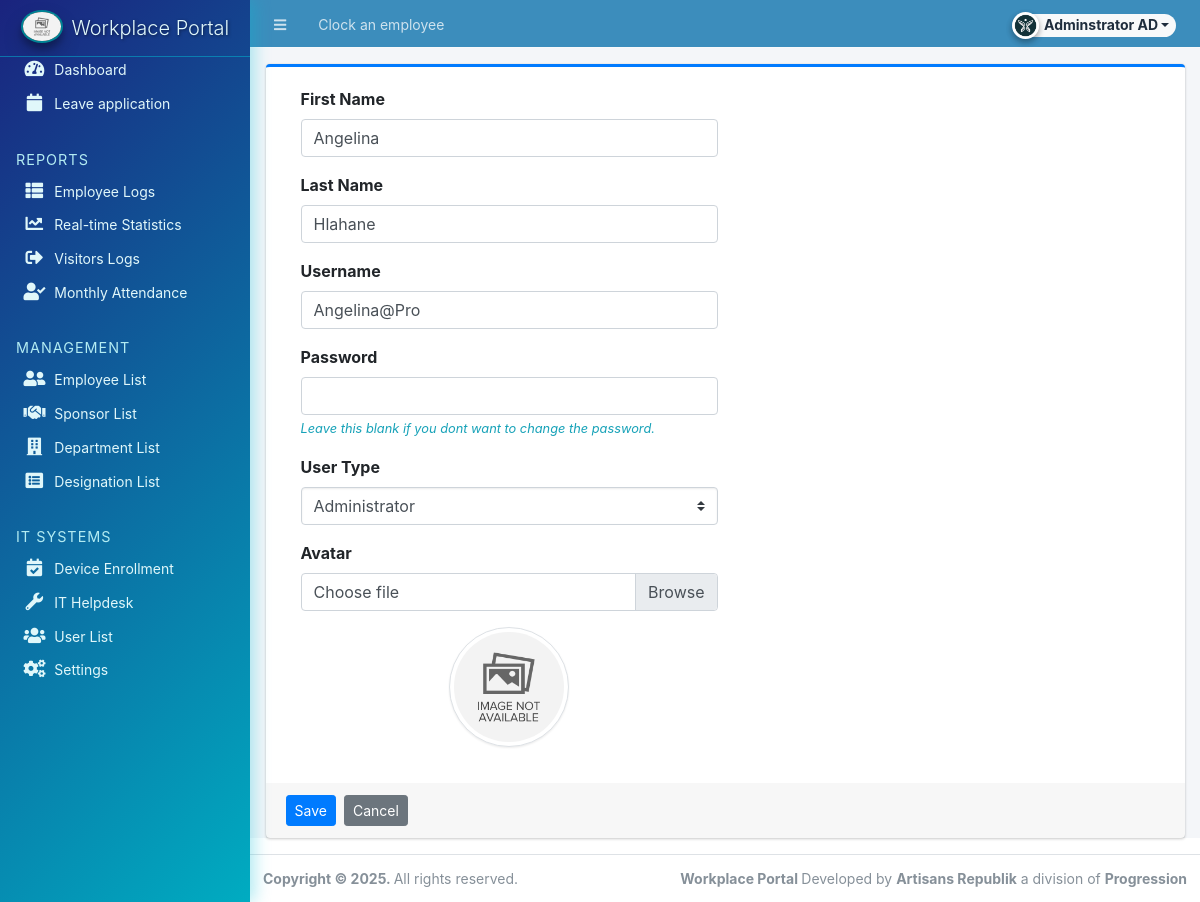
Page /admin/?page=user/manage_user&id=25 (signed in) on the committed database.
### tables this page shows
CREATE TABLE `users` (
  `id` int(50) NOT NULL,
  `firstname` varchar(250) NOT NULL,
  `middlename` text DEFAULT NULL,
  `lastname` varchar(250) NOT NULL,
  `username` text NOT NULL,
  `password` text NOT NULL,
  `avatar` text DEFAULT NULL,
  `last_login` datetime DEFAULT NULL,
  `type` tinyint(1) NOT NULL DEFAULT 0,
  `date_added` datetime NOT NULL DEFAULT current_timestamp(),
  `date_updated` datetime DEFAULT NULL ON UPDATE current_timestamp()
);

### config.php (called while the page is built, shortened)
<?php
function validate_image($file){
    if(!empty($file)){
        $ex = explode('?',$file);
        $file = $ex[0];
        $param =  isset($ex[1]) ? '?'.$ex[1]  : '';
        if(is_file(base_app.$file)){
            return base_url.$file.$param;
        }else{
            return base_url.'dist/img/no-image-available.png';
        }
    }else{
        return base_url.'dist/img/no-image-available.png';
    }
}
?>

### admin/user/manage_user.php (the view, shortened to what this page needs)
<?php
if(isset($_GET['id']) && $_GET['id'] > 0){
    $user = $conn->query("SELECT * FROM users where id ='{$_GET['id']}'");
    foreach($user->fetch_array() as $k =>$v){
        $meta[$k] = $v;
    }
}
?>
<div class="card card-outline card-primary">
	<div class="card-body">
		<div class="container-fluid">
			<form action="" id="manage-user">
				<div class="form-group col-6">
					<label for="name">First Name</label>
					<input type="text" name="firstname" id="firstname" class="form-control" value="<?php echo isset($meta['firstname']) ? $meta['firstname']: '' ?>" required>
				</div>
				<div class="form-group col-6">
					<label for="name">Last Name</label>
					<input type="text" name="lastname" id="lastname" class="form-control" value="<?php echo isset($meta['lastname']) ? $meta['lastname']: '' ?>" required>
				</div>
				<div class="form-group col-6">
					<label for="username">Username</label>
					<input type="text" name="username" id="username" class="form-control" value="<?php echo isset($meta['username']) ? $meta['username']: '' ?>" required  autocomplete="off">
				</div>
				<div class="form-group col-6">
					<label for="password">Password</label>
					<input type="password" name="password" id="password" class="form-control" value="" autocomplete="off" <?php echo isset($meta['id']) ? "": 'required' ?>>
                    <?php if(isset($_GET['id'])): ?>
					<small class="text-info"><i>Leave this blank if you dont want to change the password.</i></small>
                    <?php endif; ?>
				</div>
				<div class="form-group col-6">
					<label for="type">User Type</label>
					<select name="type" id="type" class="custom-select" value="<?php echo isset($meta['type']) ? $meta['type']: '' ?>" required>
						<option value="1" <?php echo isset($type) && $type == 1 ? 'selected': '' ?>>Administrator</option>
					</select>
				</div>
				<div class="form-group col-6">
					<label for="" class="control-label">Avatar</label>
					<div class="custom-file">
		              <label class="custom-file-label" for="customFile">Choose file</label>
		            </div>
				</div>
				<div class="form-group col-6 d-flex justify-content-center">
					<img src="<?php echo validate_image(isset($meta['avatar']) ? $meta['avatar'] :'') ?>" alt="" id="cimg" class="img-fluid img-thumbnail">
				</div>
			</form>
		</div>
	</div>
	<div class="card-footer">
			<div class="col-md-12">
				<div class="row">
					<button class="btn btn-sm btn-primary mr-2" form="manage-user">Save</button>
					<a class="btn btn-sm btn-secondary" href="./?page=user/list">Cancel</a>
				</div>
			</div>
		</div>
</div>

### admin/user/manage_user.php (style rules this page uses)
img#cimg { height: 15vh; width: 15vh; object-fit: cover; border-radius: 100% 100%; }

### rows in the picture
users: firstname "Angelina", lastname "Hlahane", username "Angelina@Pro", type "Administrator"

### other values in the picture
$_settings->userdata('firstname').' '.$_settings->userdata('lastname') "Adminstrator AD"
$_settings->info('short_name') "Workplace Portal"
